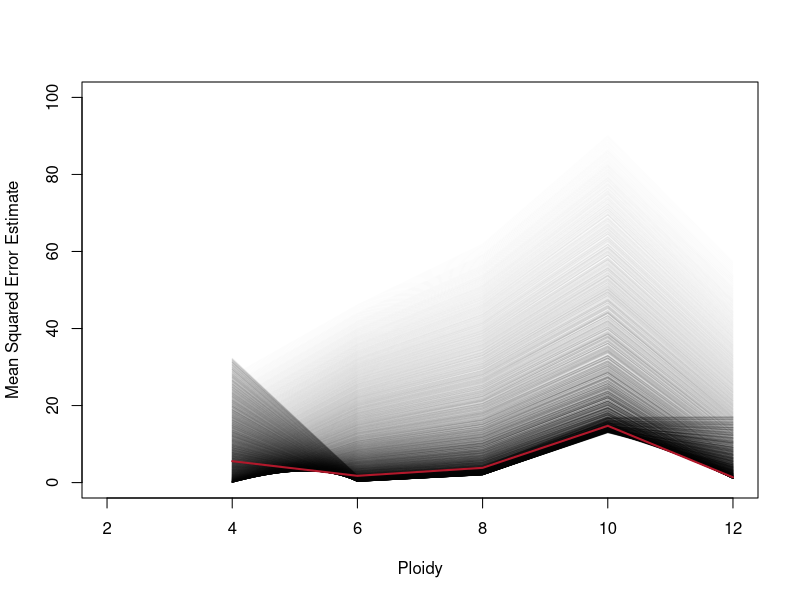
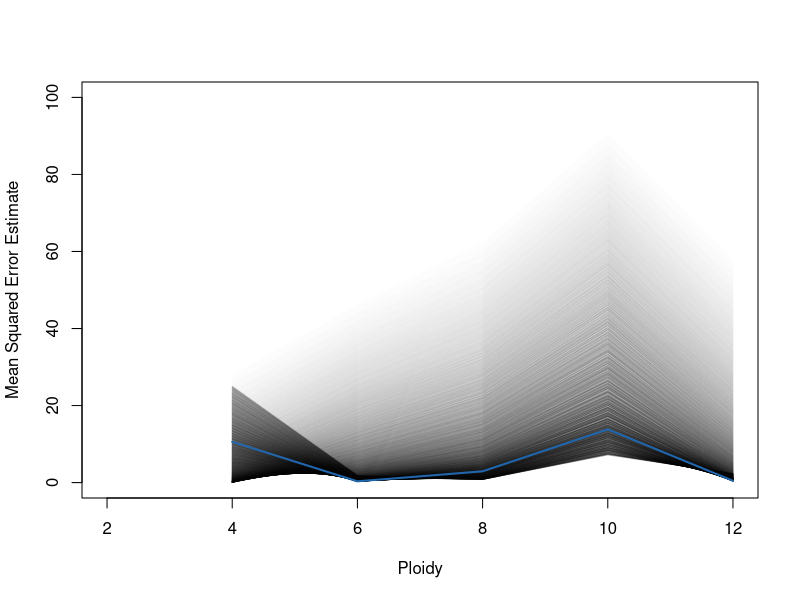
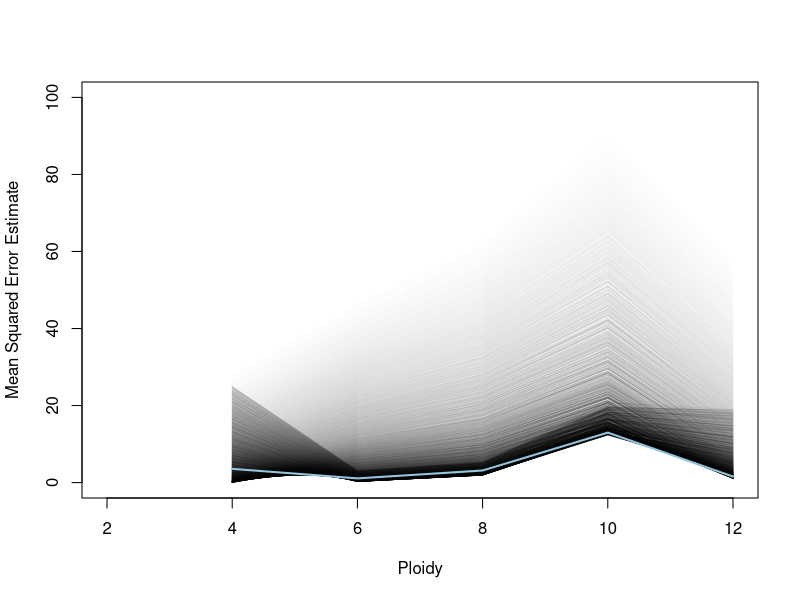
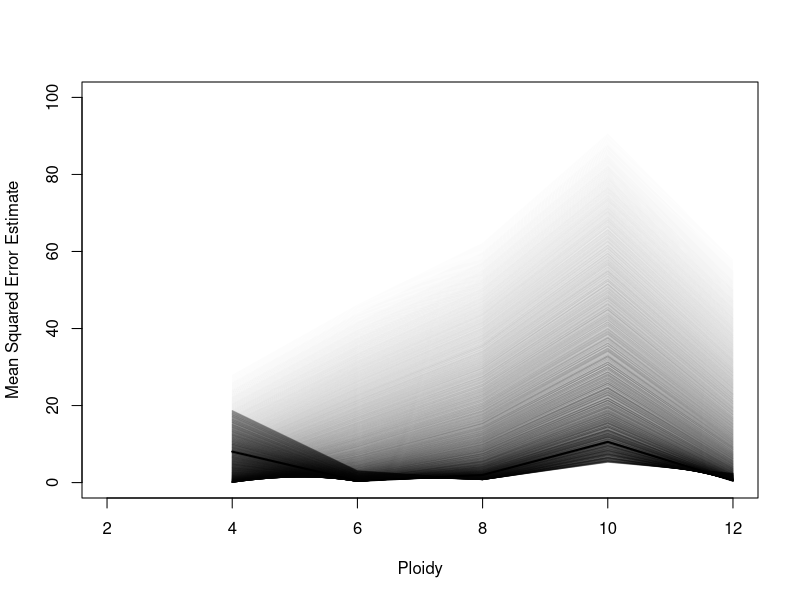
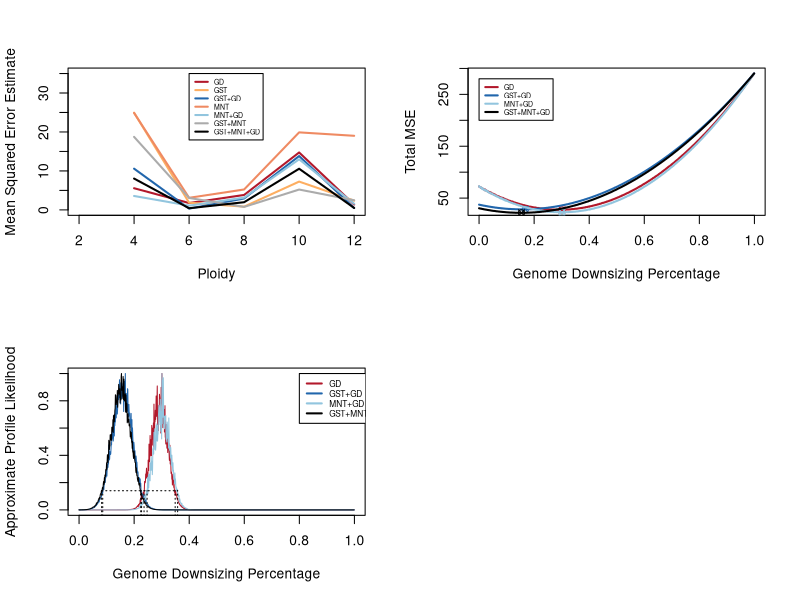

Write the R code that produced these figures, in order.
# Plots for hypotheses using simply the means by species (original simulations)
## Created by RZF on Jul/27/15
library(grDevices)
col1<-rep(0,7)
col1[1]<-rgb(178,24,43, max = 255) # GD
col1[2]<-rgb(253,174,97, max = 255) # GST
col1[3]<-rgb(33,102,172, max = 255) #GST+GD
col1[4]<-rgb(239,138,98, max = 255) # MNT
col1[5]<-rgb(146,197,222,max=255)# MNT+GD
col1[6]<-rgb(171,171,171, max = 255)# GST+MNT
col1[7]<-rgb(0,0,0, max = 255) #GST+MNT+ GD
setwd('~/Dropbox/GenomeDownsizing/R programming/Simulations by Species')

#################GD only
bootstrapped.sim1<-read.table(file="bootstrap1.txt",sep="\n")[,1]
bootstrapped.sim<-matrix(bootstrapped.sim1,ncol=5, byrow=TRUE)
bootstrapped.sim<-bootstrapped.sim[-1,]
#Plot the ploidy vs. MSE estimate 
ret.rates<-seq(0.001,1,0.001) # retention rates tested
long1<-length(ret.rates)
total.colors<-rep(0,long1)
min.qdmean<-rep(0,long1) #Result of each hypothesis
for(j in 1:long1){
		min.qdmean[j]<-sum(bootstrapped.sim[j,])	
}

apply(bootstrapped.sim,2,which.min) #to obtain the best percentage at each ploidy under each hypothesis
apply(bootstrapped.sim,2,min) #best Total MSE
index.colors<-order(min.qdmean,decreasing=TRUE)
for(i in 1:5000){
  	total.colors[index.colors[i]]<-i/5000
  }
    col2<-rgb(0,0,0,total.colors)
    
plot(c(2,4,6,8,10,12),rep(0,6),type="l",ylim=c(0,100), col="white",xlab="Ploidy",ylab="Mean Squared Error Estimate")
for(j in 1:long1){
	points(c(4,6,8,10,12), bootstrapped.sim[j,], cex=3,type="l",col=col2[j])
}
besthyp1<-which.min(min.qdmean)
best.ratehyp1<-ret.rates[besthyp1] # 1- best.ratehyp 0.046
best.ateachploidy<-matrix(rep(0,5*7),nrow=7)
best.ateachploidy[1,]<-bootstrapped.sim[besthyp1,]
points(c(4,6,8,10,12), best.ateachploidy[1,], cex=5,type="l",col=col1[1],lwd=2)



############## GST and GST+GD
bootstrapped.sim3<-read.table(file="bootstrap5.txt",sep="\n")[,1]
bootstrapped.sim3<-matrix(bootstrapped.sim3,ncol=5, byrow=TRUE)
bootstrapped.sim3<-bootstrapped.sim3[-1,]
#Plot the ploidy vs. MSE estimate 
ret.rates<-seq(0.001,1,0.001) # retention rates tested
long1<-length(ret.rates)
total.colors<-rep(0,long1)
min.qdmean3<-rep(0,long1) #Result of each hypothesis
for(j in 1:long1){
		min.qdmean3[j]<-sum(bootstrapped.sim3[j,])	
}
apply(bootstrapped.sim3,2,which.min) #to obtain the best percentage at each ploidy under each hypothesis
apply(bootstrapped.sim3,2,min) #best Total MSE


index.colors<-order(min.qdmean3,decreasing=TRUE)
for(i in 1:5000){
  	total.colors[index.colors[i]]<-i/5000
  }
    col2<-rgb(0,0,0,total.colors)
    
plot(c(2,4,6,8,10,12),rep(0,6),type="l",ylim=c(0,100), col="white",xlab="Ploidy",ylab="Mean Squared Error Estimate")
for(j in 1:long1){
	points(c(4,6,8,10,12), bootstrapped.sim3[j,], cex=3,type="l",col=col2[j])
}
besthyp3<-which.min(min.qdmean3)
best.ratehyp3<-ret.rates[besthyp3] # 1- best.ratehyp 0.004
best.ateachploidy[3,]<-bootstrapped.sim3[besthyp3,]
points(c(4,6,8,10,12), best.ateachploidy[3,], cex=3,type="l",col=col1[3],lwd=2)

############## MNT and MNT+GD
bootstrapped.sim5<-read.table(file="mntgd.txt",sep="\n")[,1]
bootstrapped.sim5<-matrix(bootstrapped.sim5,ncol=5, byrow=TRUE)
bootstrapped.sim5<-bootstrapped.sim5[-1,]
#Plot the ploidy vs. MSE estimate 
ret.rates<-seq(0.001,1,0.001) # retention rates tested
long1<-length(ret.rates)
total.colors<-rep(0,long1)
min.qdmean5<-rep(0,long1) #Result of each hypothesis
for(j in 1:long1){
		min.qdmean5[j]<-sum(bootstrapped.sim5[j,])	
}
apply(bootstrapped.sim5,2,which.min) #to obtain the best percentage at each ploidy under each hypothesis
apply(bootstrapped.sim5,2,min) #best Total MSE



index.colors<-order(min.qdmean5,decreasing=TRUE)
for(i in 1:5000){
  	total.colors[index.colors[i]]<-i/5000
  }
    col2<-rgb(0,0,0,total.colors)
    
plot(c(2,4,6,8,10,12),rep(0,6),type="l",ylim=c(0,100), col="white",xlab="Ploidy",ylab="Mean Squared Error Estimate")
for(j in 1:long1){
	points(c(4,6,8,10,12), bootstrapped.sim5[j,], cex=3,type="l",col=col2[j])
}
besthyp5<-which.min(min.qdmean5)
best.ratehyp5<-ret.rates[besthyp5] # 1- best.ratehyp 0.058
best.ateachploidy[5,]<-bootstrapped.sim5[besthyp5,]
points(c(4,6,8,10,12), best.ateachploidy[5,], cex=3,type="l",col=col1[5],lwd=2)


############## GST+MNT and GST+MNT+GD
bootstrapped.sim7<-read.table(file="bootstrap6.txt",sep="\n")[,1]
bootstrapped.sim7<-matrix(bootstrapped.sim7,ncol=5, byrow=TRUE)
bootstrapped.sim7<-bootstrapped.sim7[-1,]
#Plot the ploidy vs. MSE estimate 
ret.rates<-seq(0.001,1,0.001) # retention rates tested
long1<-length(ret.rates)
total.colors<-rep(0,long1)
min.qdmean7<-rep(0,long1) #Result of each hypothesis
for(j in 1:long1){
		min.qdmean7[j]<-sum(bootstrapped.sim7[j,])	
}
apply(bootstrapped.sim7,2,which.min) #to obtain the best percentage at each ploidy under each hypothesis
apply(bootstrapped.sim7,2,min) #best Total MSE



index.colors<-order(min.qdmean7,decreasing=TRUE)
for(i in 1:5000){
  	total.colors[index.colors[i]]<-i/5000
  }
    col2<-rgb(0,0,0,total.colors)
    
plot(c(2,4,6,8,10,12),rep(0,6),type="l",ylim=c(0,100), col="white",xlab="Ploidy",ylab="Mean Squared Error Estimate")
for(j in 1:long1){
	points(c(4,6,8,10,12), bootstrapped.sim7[j,], cex=3,type="l",col=col2[j])
}
besthyp7<-which.min(min.qdmean7)
best.ratehyp7<-ret.rates[besthyp7] # 1- best.ratehyp 0.012
best.ateachploidy[7,]<-bootstrapped.sim7[besthyp7,]
points(c(4,6,8,10,12), best.ateachploidy[7,], cex=3,type="l",col=col1[7],lwd=2)

### All hypotheses
solutions<-read.table(file="bestateachploidy.txt",sep="\n")
solutions<-matrix(solutions$V1,ncol=5,byrow=TRUE)
best.ateachploidy[2,]<-solutions[3,]# GST
best.ateachploidy[4,]<-solutions[2,] #MNT
best.ateachploidy[6,]<-solutions[4,] #GST+MNT
par(mfrow=c(2,2))
plot(c(2,4,6,8,10,12),rep(0,6),type="l",ylim=c(0,35), col="white",xlab="Ploidy",ylab="Mean Squared Error Estimate")
for(j in 1:7){
	points(c(4,6,8,10,12), best.ateachploidy[j,], cex=3,type="l",col=col1[j],lwd=2)
}
legend(6,35,col=col1,lwd=2,legend=c("GD","GST","GST+GD","MNT","MNT+GD","GST+MNT","GST+MNT+GD"),cex=0.5)


###############
plot(1-ret.rates,min.qdmean,type="l",col=col1[1],xlab="Genome Downsizing Percentage",ylab="Total MSE",lwd=2)
points(1-best.ratehyp1,min(min.qdmean),pch=13, col=col1[1])

points(1-ret.rates,min.qdmean3,type="l",col=col1[3],lwd=2)
points(1-best.ratehyp3,min(min.qdmean3),pch=13, col=col1[3])
points(1-ret.rates,min.qdmean5,type="l",col=col1[5],lwd=2)
points(1-best.ratehyp5,min(min.qdmean5),pch=13, col=col1[5])
points(1-ret.rates,min.qdmean7,type="l",col=col1[7],lwd=2)
points(1-best.ratehyp7,min(min.qdmean7),pch=13, col=col1[7])

legend(0,280, col=col1[c(1,3,5,7)],lwd=2, legend=c("GD","GST+GD","MNT+GD","GST+MNT+GD"),cex=0.5)


######
min.GD<-min(min.qdmean)
rescale.GD<- exp(-min.qdmean+min.GD)
plot(1-ret.rates, rescale.GD,type="l" , xlab="Genome Downsizing Percentage", ylab="Approximate Profile Likelihood", col=col1[1])
min.GDGST<-min(min.qdmean3)
rescale.GDGST<-exp(-min.qdmean3+min.GDGST)
points(1-ret.rates, rescale.GDGST, type="l", col=col1[3])
min.GDMNT<-min(min.qdmean5)
rescale.GDMNT<-exp(-min.qdmean5+min.GDMNT)
points(1-ret.rates, rescale.GDMNT, type="l", col=col1[5])

min.GDGSTMNT<-min(min.qdmean7)
rescale.GDGSTMNT<-exp(-min.qdmean7+min.GDGSTMNT)
points(1-ret.rates, rescale.GDGSTMNT, type="l", col=col1[7])

legend(0.8,1, col=col1[c(1,3,5,7)],lwd=2, legend=c("GD","GST+GD","MNT+GD","GST+MNT+GD"),cex=0.6)

which(rescale.GD>.14042084)  # 651-652, 763-764  CI (0.236-0.349)
which(rescale.GDGST>.14042084) #773-774, 913-914 CI (0.086, 0.227)
which( rescale.GDMNT>.14042084)  #642-643 753-754  CI (0.247, 0.358)
which(rescale.GDGSTMNT>.14042084)#776-777, 917-918 CI (0.082, 0.224)

segments(0.236,.14042084, 0.358,.14042084,lty="dotted")
segments(0.236,-2, 0.236, .14042084,lty="dotted") 
segments(0.247,-2, 0.247, .14042084,lty="dotted") 
segments(0.349,-2, 0.349, .14042084,lty="dotted") 
segments(0.358,-2, 0.358, .14042084,lty="dotted") 

segments(0.082,.14042084, 0.227,.14042084,lty="dotted")
segments(0.082,-2, 0.082, .14042084,lty="dotted") 
segments(0.086,-2, 0.086, .14042084,lty="dotted") 
segments(0.227,-2, 0.227, .14042084,lty="dotted") 
segments(0.224,-2, 0.224, .14042084,lty="dotted") 


########################
########################
## Approximate AIC
AIC.GD=2+2*sum(best.ateachploidy[1,])
AIC.GST=2*5+2*sum(best.ateachploidy[2,])
AIC.GDGST=2*6+2*sum(best.ateachploidy[3,])
AIC.MNT=2*5+2*sum(best.ateachploidy[4,])
AIC.GDMNT=2*6+2*sum(best.ateachploidy[5,])
AIC.GSTMNT=2*5+2*sum(best.ateachploidy[6,])
AIC.GDGSTMNT=2*6+2*sum(best.ateachploidy[7,])